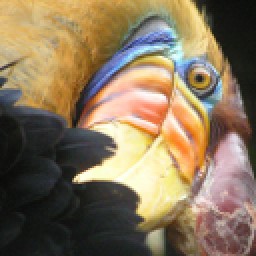
%> input picture machine-learning-ex7/ex7/bird_small.png, 128 x 128 px (shown 2 times larger)
$ octave test_3d_2d.m   (GNU Octave 9; MATLAB toolbox functions it lacks are replaced by stand-ins)
%> lines starting %> are read from the running program, lines starting %| are printed output that depends on the picture
### machine-learning-ex7/ex7/kMeansInitCentroids.m
function centroids = kMeansInitCentroids(X, K)
%KMEANSINITCENTROIDS This function initializes K centroids that are to be
%used in K-Means on the dataset X
%   centroids = KMEANSINITCENTROIDS(X, K) returns K initial centroids to be
%   used with the K-Means on the dataset X
%

% You should return this values correctly
centroids = zeros(K, size(X, 2));

% ====================== YOUR CODE HERE ======================
% Instructions: You should set centroids to randomly chosen examples from
%               the dataset X
%


perm = randperm(size(X,1));
centroids = X(perm(1:K),:);


% =============================================================

end

### machine-learning-ex7/ex7/runkMeans.m
function [centroids, idx] = runkMeans(X, initial_centroids, ...
                                      max_iters, plot_progress)
%RUNKMEANS runs the K-Means algorithm on data matrix X, where each row of X
%is a single example
%   [centroids, idx] = RUNKMEANS(X, initial_centroids, max_iters, ...
%   plot_progress) runs the K-Means algorithm on data matrix X, where each
%   row of X is a single example. It uses initial_centroids used as the
%   initial centroids. max_iters specifies the total number of interactions
%   of K-Means to execute. plot_progress is a true/false flag that
%   indicates if the function should also plot its progress as the
%   learning happens. This is set to false by default. runkMeans returns
%   centroids, a Kxn matrix of the computed centroids and idx, a m x 1
%   vector of centroid assignments (i.e. each entry in range [1..K])
%

% Set default value for plot progress
if ~exist('plot_progress', 'var') || isempty(plot_progress)
    plot_progress = false;
end

% Plot the data if we are plotting progress
if plot_progress
    figure;
    hold on;
end

% Initialize values
[m n] = size(X);
K = size(initial_centroids, 1);
centroids = initial_centroids;
previous_centroids = centroids;
idx = zeros(m, 1);

% Run K-Means
for i=1:max_iters

    % Output progress
    fprintf('K-Means iteration %d/%d...\n', i, max_iters);
    if exist('OCTAVE_VERSION')
        fflush(stdout);
    end

    % For each example in X, assign it to the closest centroid
    idx = findClosestCentroids(X, centroids);

    % Optionally, plot progress here
    if plot_progress
        plotProgresskMeans(X, centroids, previous_centroids, idx, K, i);
        previous_centroids = centroids;
        fprintf('Press enter to continue.\n');
        pause;
    end

    % Given the memberships, compute new centroids
    centroids = computeCentroids(X, idx, K);
end

% Hold off if we are plotting progress
if plot_progress
    hold off;
end

end

### machine-learning-ex7/ex7/findClosestCentroids.m
function idx = findClosestCentroids(X, centroids)
%FINDCLOSESTCENTROIDS computes the centroid memberships for every example
%   idx = FINDCLOSESTCENTROIDS (X, centroids) returns the closest centroids
%   in idx for a dataset X where each row is a single example. idx = m x 1
%   vector of centroid assignments (i.e. each entry in range [1..K])
%

% Set K
K = size(centroids, 1);

% You need to return the following variables correctly.
idx = zeros(size(X,1), 1);

% ====================== YOUR CODE HERE ======================
% Instructions: Go over every example, find its closest centroid, and store
%               the index inside idx at the appropriate location.
%               Concretely, idx(i) should contain the index of the centroid
%               closest to example i. Hence, it should be a value in the
%               range 1..K
%
% Note: You can use a for-loop over the examples to compute this.
%

m = size(X,1);
for i = 1:m
    min_dis = 999999;
    for k = 1:K
        distance_vec = ( X(i,:) - centroids(k,:) );
        distance = distance_vec * distance_vec';
        %printf("> %d, distance=%.2f, idx=%d\n", i, distance, k);
        if (distance < min_dis)
            min_dis = distance;
            idx(i) = k;
        endif
    end
    %printf("For example %d, min=%.2f, idx=%d\n", i, min_dis, idx(i));
end


% =============================================================

end

### machine-learning-ex7/ex7/computeCentroids.m
function centroids = computeCentroids(X, idx, K)
%COMPUTECENTROIDS returns the new centroids by computing the means of the
%data points assigned to each centroid.
%   centroids = COMPUTECENTROIDS(X, idx, K) returns the new centroids by
%   computing the means of the data points assigned to each centroid. It is
%   given a dataset X where each row is a single data point, a vector
%   idx of centroid assignments (i.e. each entry in range [1..K]) for each
%   example, and K, the number of centroids. You should return a matrix
%   centroids, where each row of centroids is the mean of the data points
%   assigned to it.
%

% Useful variables
[m n] = size(X);

% You need to return the following variables correctly.
centroids = zeros(K, n);


% ====================== YOUR CODE HERE ======================
% Instructions: Go over every centroid and compute mean of all points that
%               belong to it. Concretely, the row vector centroids(i, :)
%               should contain the mean of the data points assigned to
%               centroid i.
%
% Note: You can use a for-loop over the centroids to compute this.
%

for k = 1:K
    xk_idx = find(idx == k);
    xk = X(xk_idx,:);
    centroids(k, :) = 1/size(xk,1) * sum( xk );
end


% =============================================================


end

### machine-learning-ex7/ex7/featureNormalize.m
function [X_norm, mu, sigma] = featureNormalize(X)
%FEATURENORMALIZE Normalizes the features in X
%   FEATURENORMALIZE(X) returns a normalized version of X where
%   the mean value of each feature is 0 and the standard deviation
%   is 1. This is often a good preprocessing step to do when
%   working with learning algorithms.

mu = mean(X);
X_norm = bsxfun(@minus, X, mu);

sigma = std(X_norm);
X_norm = bsxfun(@rdivide, X_norm, sigma);


% ============================================================

end

### machine-learning-ex7/ex7/pca.m
function [U, S] = pca(X)
%PCA Run principal component analysis on the dataset X
%   [U, S, X] = pca(X) computes eigenvectors of the covariance matrix of X
%   Returns the eigenvectors U, the eigenvalues (on diagonal) in S
%

% Useful values
[m, n] = size(X);

% You need to return the following variables correctly.
U = zeros(n);
S = zeros(n);

% ====================== YOUR CODE HERE ======================
% Instructions: You should first compute the covariance matrix. Then, you
%               should use the "svd" function to compute the eigenvectors
%               and eigenvalues of the covariance matrix.
%
% Note: When computing the covariance matrix, remember to divide by m (the
%       number of examples).
%

cov_X = 1/m * X' * X;
[U, S, V] = svd (cov_X);


% =========================================================================

end

### machine-learning-ex7/ex7/projectData.m
function Z = projectData(X, U, K)
%PROJECTDATA Computes the reduced data representation when projecting only
%on to the top k eigenvectors
%   Z = projectData(X, U, K) computes the projection of
%   the normalized inputs X into the reduced dimensional space spanned by
%   the first K columns of U. It returns the projected examples in Z.
%

% You need to return the following variables correctly.
Z = zeros(size(X, 1), K);

% ====================== YOUR CODE HERE ======================
% Instructions: Compute the projection of the data using only the top K
%               eigenvectors in U (first K columns).
%               For the i-th example X(i,:), the projection on to the k-th
%               eigenvector is given as follows:
%                    x = X(i, :)';
%                    projection_k = x' * U(:, k);
%

Ureduce = U(:,1:K);
Z = X * Ureduce;

% =============================================================

end

### machine-learning-ex7/ex7/plotDataPoints.m
function plotDataPoints(X, idx, K)
%PLOTDATAPOINTS plots data points in X, coloring them so that those with the same
%index assignments in idx have the same color
%   PLOTDATAPOINTS(X, idx, K) plots data points in X, coloring them so that those
%   with the same index assignments in idx have the same color

% Create palette
palette = hsv(K + 1);
colors = palette(idx, :);

% Plot the data
scatter(X(:,1), X(:,2), 15, colors);

end

### machine-learning-ex7/ex7/test_3d_2d.m
clear ; close all; clc
A = double(imread('bird_small.png'));
A = A / 255;
img_size = size(A);
%> img_size = [128 128 3]
X = reshape(A, img_size(1) * img_size(2), 3);
K = 16;
max_iters = 10;
initial_centroids = kMeansInitCentroids(X, K);
%> in kMeansInitCentroids, `centroids = X(perm(1:K),:);`: centroids = 16 rows, first 12: [0.0784 0.0902 0.0706; 0.627 0.553 0.306; 0.145 0.157 0.133; 0.82 0.667 0.396; 0.988 0.922 0.894; 0.145 0.149 0.133; 0.729 0.549 0.141; 0.0706 0.0706 0.0549; 0.62 0.506 0.2; 0.996 0.976 0.816; 0.106 0.114 0.0941; 0.996 0.961 0.694]
%> initial_centroids has the same summary as centroids in kMeansInitCentroids
[centroids, idx] = runkMeans(X, initial_centroids, 1);
%> in runkMeans, `previous_centroids = centroids;`: previous_centroids has the same summary as centroids in kMeansInitCentroids
%> centroids = 16 rows, first 12: [0.0807 0.0879 0.0771; 0.633 0.539 0.352; 0.231 0.213 0.2; 0.872 0.702 0.444; 0.956 0.919 0.882; 0.135 0.138 0.134; 0.82 0.518 0.166; 0.0621 0.0674 0.0576; 0.565 0.412 0.181; 0.989 0.967 0.815; 0.104 0.112 0.102; 0.968 0.875 0.658]
sel = floor(rand(1000, 1) * size(X, 1)) + 1;
size(X, 1)
%> ans = 16384
size(sel)
%> ans = [1000 1]
palette = hsv(K);
colors = palette(idx(sel), :);
%> colors = 1000 rows, first 12: [0.875 1 0; 0 1 0.625; 0.875 0 1; 1 0.375 0; 0 0.25 1; 0.875 1 0; 0 0.25 1; 1 0.75 0; 0.125 0 1; 0 0.25 1; 1 0 0.375; 1 0 0.75]

figure;
scatter3(X(sel, 1), X(sel, 2), X(sel, 3), 10, colors);
title('Pixel dataset plotted in 3D. Color shows centroid memberships');
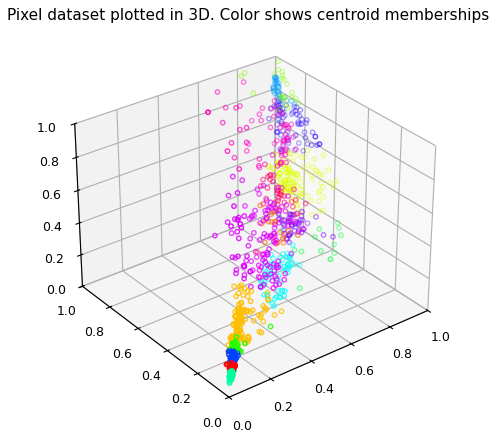
%> figure redrawn from the program's plot data

[X_norm, mu, sigma] = featureNormalize(X);
%> in featureNormalize, `mu = mean(X);`: mu = [0.531 0.46 0.358]
%> in featureNormalize, `sigma = std(X_norm);`: sigma = [0.329 0.283 0.241]
%> mu = [0.531 0.46 0.358]; sigma = [0.329 0.283 0.241]
[U, S] = pca(X_norm);
%> in pca, `cov_X = 1/m * X' * X;`: cov_X = [1 0.957 0.769; 0.957 1 0.881; 0.769 0.881 1]
%> in pca, `[U, S, V] = svd (cov_X);`: U = [-0.575 0.601 0.555; -0.599 0.153 -0.786; -0.557 -0.785 0.271]; S = [2.74 0 0; 0 0.24 0; 0 0 0.0197]; V has the same summary as U
%> S = [2.74 0 0; 0 0.24 0; 0 0 0.0197]
Z = projectData(X_norm, U, 2);
%> in projectData, `Ureduce = U(:,1:K);`: Ureduce = [-0.575 0.601; -0.599 0.153; -0.557 -0.785]

figure;
plotDataPoints(Z(sel, :), idx(sel), K);
%> in plotDataPoints, `colors = palette(idx, :);`: colors = 1000 rows, first 12: [0.941 1 0; 0 1 0.471; 0.588 0 1; 1 0.353 0; 0 0.471 1; 0.941 1 0; 0 0.471 1; 1 0.706 0; 0 0.118 1; 0 0.471 1; 1 0 0.706; 0.941 0 1]
title('Pixel dataset plotted in 2D, using PCA for dimensionality reduction');
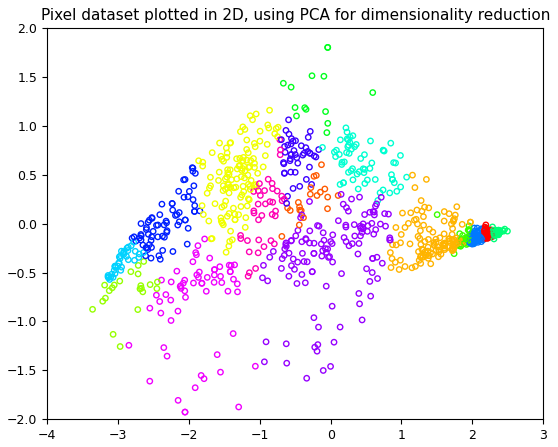
%> figure redrawn from the program's plot data
pause;
